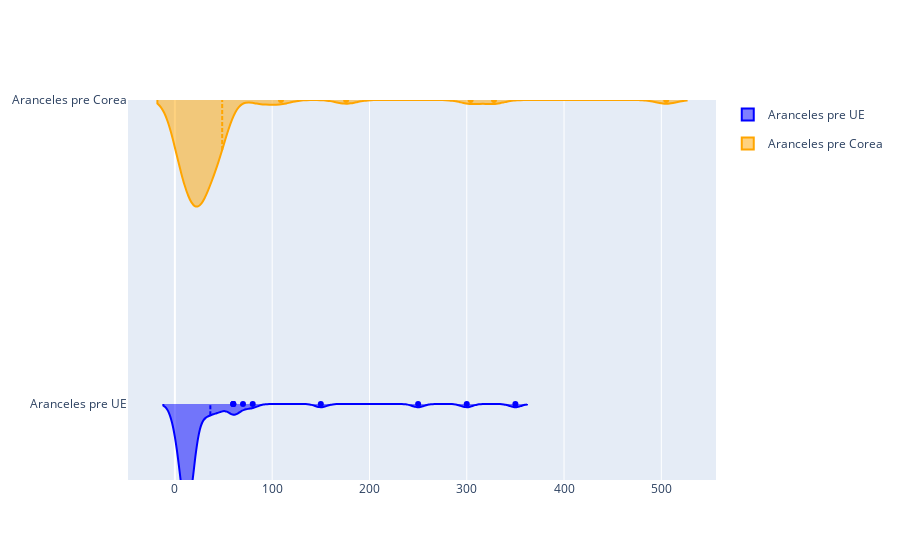

The notebook cell this image was saved under:
### Code cell
violin_pre(aranceles)

### Figure 1 — Plotly figure (JSON) as saved in the notebook; plotly's stock layout.template omitted (floating-point values rounded to 4 significant figures)
{"data": [{"legendgroup": "Aranceles pre UE", "line": {"color": "blue"}, "meanline": {"visible": true}, "name": "Aranceles pre UE", "scalegroup": "Yes", "side": "negative", "type": "violin", "x": [13, 13, 60, 13, 5, 13, 26, 7, 22, 70, 12, 12, 18, 17, 5, 12, 10, 15, 11, 14, 13, 11, 16, 7, 16, 14, 9, 15, 11, 15, 17, 350, 300, 250, 150, 60, 0, 30, 35, 45, 80, 60, 45, 35, 20, 13, 15, 6, 0, 10, 0, 15, 9, 9, 10, 8, 10]}, {"legendgroup": "Aranceles pre Corea", "line": {"color": "orange"}, "meanline": {"visible": true}, "name": "Aranceles pre Corea", "scalegroup": "No", "side": "negative", "type": "violin", "x": [40, 40, 22.5, 22.5, 27, 18, 20, 18, 3, 25, 20, 10, 20, 20, 20, 304, 45, 27, 27, 45, 27, 27, 30, 30, 30, 50, 45, 45, 45, 45, 45, 3, 109, 505, 328, 36, 176, 36, 50, 89, 36, 27, 8, 27, 3, 10, 8, 9, 30, 15, 15, 15, 20, 5, 5, 5, 8]}], "layout": {"violingap": 0, "violinmode": "overlay"}}
